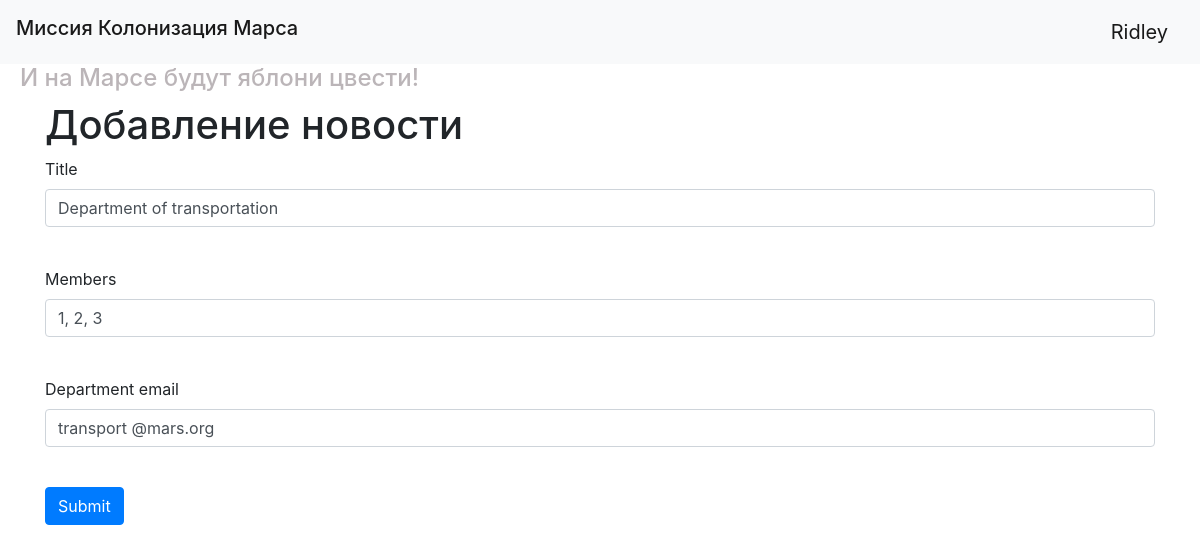
Screenshot of /depart/1 (signed in) with the database file from the repository.
### data/users.py (models this page shows, shortened)
class User(SqlAlchemyBase, UserMixin):
    __tablename__ = 'users'
    id = sqlalchemy.Column(sqlalchemy.Integer, primary_key=True, autoincrement=True)
    surname = sqlalchemy.Column(sqlalchemy.String)
    name = sqlalchemy.Column(sqlalchemy.String)
    age = sqlalchemy.Column(sqlalchemy.Integer)
    position = sqlalchemy.Column(sqlalchemy.String)
    speciality = sqlalchemy.Column(sqlalchemy.String)
    address = sqlalchemy.Column(sqlalchemy.String)
    email = sqlalchemy.Column(sqlalchemy.String, unique=True)
    hashed_password = sqlalchemy.Column(sqlalchemy.String)
    modified_date = sqlalchemy.Column(sqlalchemy.DateTime, default=datetime.datetime.now)

### data/departments.py (models this page shows)
class Departments(SqlAlchemyBase):
    __tablename__ = 'departments'
    id = sqlalchemy.Column(sqlalchemy.Integer, primary_key=True, autoincrement=True)
    chief = sqlalchemy.Column(sqlalchemy.Integer, sqlalchemy.ForeignKey('users.id'))
    title = sqlalchemy.Column(sqlalchemy.String)
    members = sqlalchemy.Column(sqlalchemy.String)
    department_email = sqlalchemy.Column(sqlalchemy.String)

### app.py (the view, shortened to what this page needs)
@app.route('/depart/<int:id>', methods=['GET', 'POST'])
@login_required
def edit_depart(id):
    form = DepartmentForm()
    if request.method == "GET":
        db_sess = create_session()
        depart = db_sess.query(Departments).filter(Departments.id == id,
                                                   Departments.chief.in_([1, current_user.id])).first()
        if depart:
            form.title.data = depart.title
            form.members.data = depart.members
            form.department_email.data = depart.department_email
        else:
            abort(404)
    return render_template('add_depart.html', title='Редактирование департамента', form=form)

### data/forms.py
class DepartmentForm(FlaskForm):
    title = StringField('Title', validators=[DataRequired()])
    members = StringField('Members', validators=[DataRequired()])
    department_email = StringField('Department email', validators=[DataRequired()])
    submit = SubmitField('Submit')

### app.py (called while the page is built)
@login_manager.user_loader
def load_user(user_id):
    db_sess = create_session()
    return db_sess.query(User).get(user_id)

### data/db_session.py (called while the page is built)
def create_session() -> Session:
    global __factory
    return __factory()

### templates/add_depart.html (shortened to what this page needs)
{% extends "base.html" %}
{% block content %}
    <h1>Добавление новости</h1>
    <form action="" method="post">
        <p>
            {{ form.title.label }}<br>
            {{ form.title(class="form-control") }}<br>
        </p>
        <p>
            {{ form.members.label }}<br>
            {{ form.members(class="form-control") }}<br>
        </p>
        <p>
            {{ form.department_email.label }}<br>
            {{ form.department_email(class="form-control") }}<br>
        </p>
        <p>{{ form.submit(type="submit", class="btn btn-primary") }}</p>
    </form>
{% endblock %}

### templates/base.html (shortened to what this page needs)
<!doctype html>
<html lang="en">
<head>
    <link rel="stylesheet"
          href="https://stackpath.bootstrapcdn.com/bootstrap/4.4.1/css/bootstrap.min.css"
>
    <link rel="stylesheet" type="text/css" href="../static/css/header.css"/>
</head>
<body>
<header>
    <nav class="navbar navbar-light bg-light">
        <h1 class="navbar-brand">Миссия Колонизация Марса</h1>
        {% if current_user.is_authenticated %}
            <a class="navbar-brand" href="/logout">{{ current_user.name }}</a>
        {% else %}
            <p>
                <a class="btn btn-primary " href="/register">Зарегистрироваться</a>
                <a class="btn btn-success" href="/login">Войти</a>
            </p>
        {% endif %}
    </nav>
    <h4 class="header">И на Марсе будут яблони цвести!</h4>
</header>
<main role="main" class="container">
    {% block content %}{% endblock %}
</main>
</body>
</html>

### static/css/header.css (style rules this page uses)
h4.header { padding-left: 20px; color: #bbb5b8; }

### rows the page displays
User: name "Ridley"
Departments: title "Department of transportation", members "1, 2, 3", department_email "transport @mars.org"
